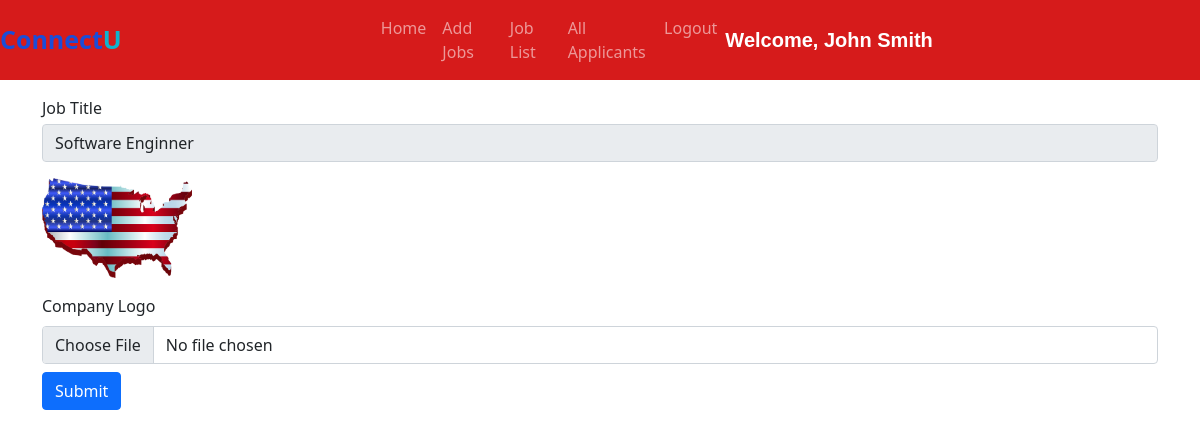
The page /company_logo/6/ (signed in) on the database its author committed.
### jobs/models.py (models this page shows, shortened)
class Job(models.Model):
    company = models.ForeignKey(Company, on_delete=models.CASCADE)
    start_date = models.DateField()
    end_date = models.DateField()
    title = models.CharField(max_length=200)
    salary = models.FloatField()
    image = models.ImageField(upload_to="")
    description = models.TextField(max_length=400)
    experience = models.CharField(max_length=100)
    location = models.CharField(max_length=100)
    skills = models.CharField(max_length=200)
    creation_date = models.DateField()

### jobs/views.py (the view)
# urls.py: path("company_logo/<int:myid>/", views.company_logo, name="company_logo"),
def company_logo(request, myid):
    if not request.user.is_authenticated:
        return redirect("/company_login")
    job = Job.objects.get(id=myid)
    if request.method == "POST":
        image = request.FILES['logo']
        job.image = image
        job.save()
        alert = True
        return render(request, "company_logo.html", {'alert': alert})
    return render(request, "company_logo.html", {'job': job})

### jobs/templates/company_logo.html (shortened to what this page needs)
{% extends 'company_navbar.html' %}
{% block body %}
<form class="container mt-3" method="POST" enctype="multipart/form-data">
    <div class="row">
        <div class="form-group col-md-12">
            <label>Job Title</label>
            <input type="text" class="form-control mt-1" name="job_title" id="job_title" value="{{job.title}}" readonly>
        </div>
    </div>
    <div class="row mt-3">
        <div class="form-group col-md-12">
            <img src="{{job.image.url}}" alt="" width="150px" height="100px">
        </div>
    </div>
    <div class="row mt-3">
        <div class="form-group col-md-12">
            <label>Company Logo</label>
            <input type="file" class="form-control mt-2" name="logo" id="logo">
        </div>
    </div>
<input type="submit" value="Submit" class="btn btn-primary mt-2">
</form>
{% endblock %}

### jobs/templates/company_navbar.html (shortened to what this page needs)
<!doctype html>
<html lang="en">
<head>
  <link href="https://cdn.jsdelivr.net/npm/bootstrap@5.0.2/dist/css/bootstrap.min.css" rel="stylesheet"
>
  <link rel="stylesheet" href="https://cdnjs.cloudflare.com/ajax/libs/font-awesome/5.15.3/css/all.min.css">
</head>
<body>
  <nav class="navbar navbar-expand-lg navbar-dark sticky-top">
    <a><span class="head1">Connect</span><span class="head2">U</span></a>
    <div class="container w-50">
      <div class="collapse navbar-collapse" id="navbarSupportedContent">
        <ul class="navbar-nav me-auto mb-2 mb-lg-0">
          <li class="nav-item">
            <a class="nav-link {% block home %}{% endblock %}" aria-current="page" href="/company_homepage/">Home</a>
          </li>
          <li class="nav-item">
            <a class="nav-link {% block add_job %} {% endblock %}" aria-current="page" href="/add_job/">Add Jobs</a>
          </li>
          <li class="nav-item">
            <a class="nav-link {% block job_list %}{% endblock %}" href="/job_list/">Job List</a>
          </li>
          <li class="nav-item">
            <a class="nav-link {% block all_applicants %}{% endblock %}" href="/all_applicants/">All Applicants</a>
          </li>
          <li class="nav-item">
            <a class="nav-link" href="/logout/">Logout</a>
          </li>
        </ul>
        <a class="navbar-brand"
          style="font-weight: bold; font-family: 'Arial', Verdana, Geneva, Tahoma, sans-serif;">Welcome,
          {{request.user.get_full_name}}</a>
      </div>
    </div>
  </nav>
  {% block body %}
  {% endblock %}
</body>
</html>

### jobs/templates/company_navbar.html (style rules this page uses)
.navbar { background-color: #d61b1b; }
.head1 { color: #1b4dd8; font-size: 25px; font-weight: bold; height: 50px; }
.head2 { color: #10b3cf; font-size: 25px; font-weight: bold; }

### rows shown on the page
Job: job_title "Software Enginner", image (picture)

### other values the page prints
{{ request.user.get_full_name }} "John Smith"
